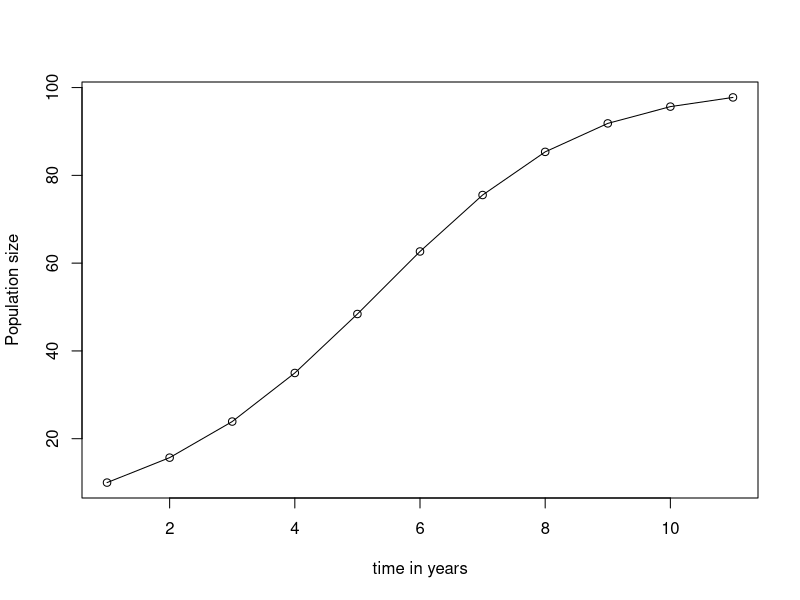
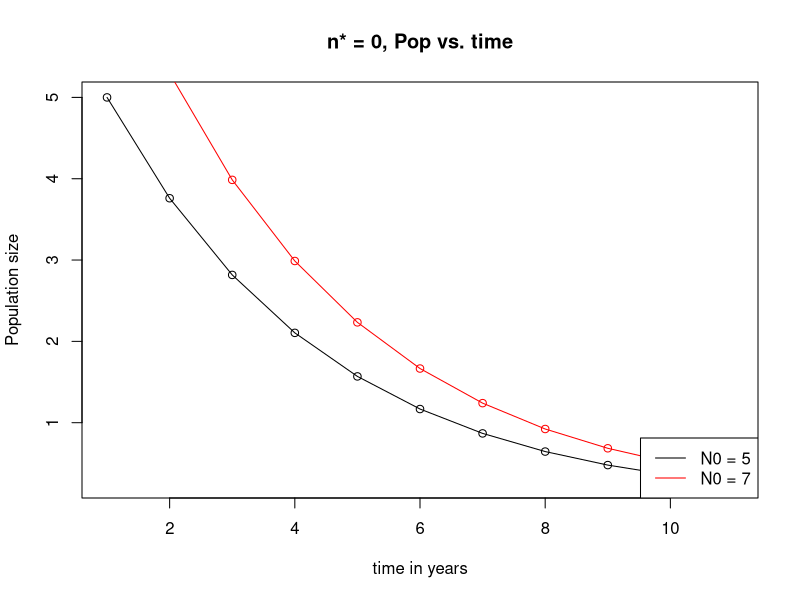
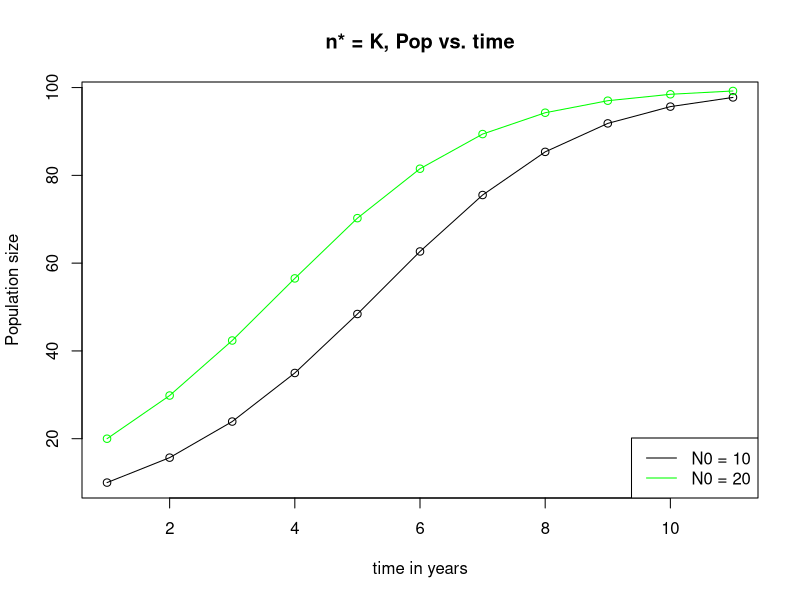
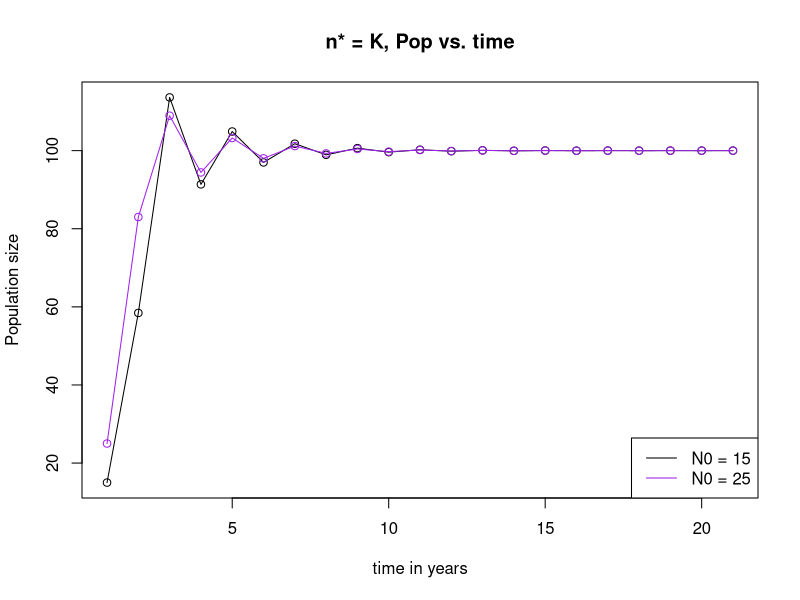
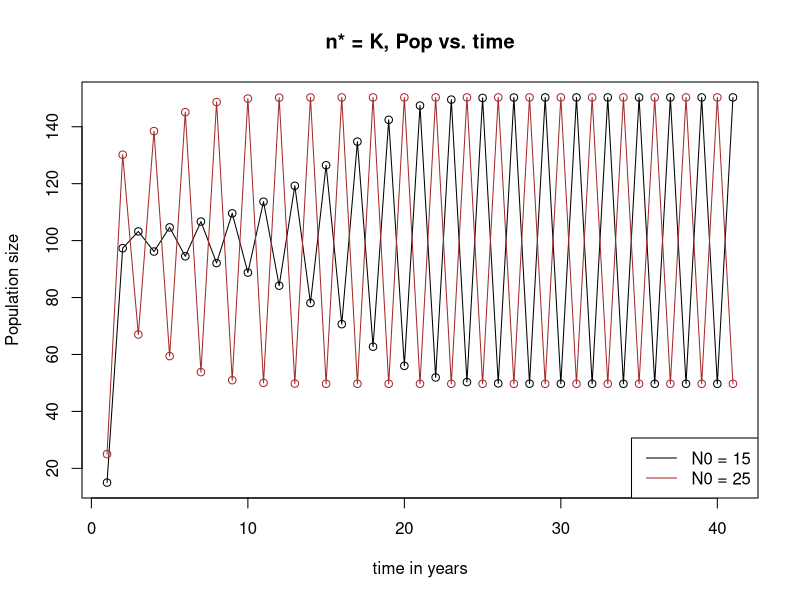
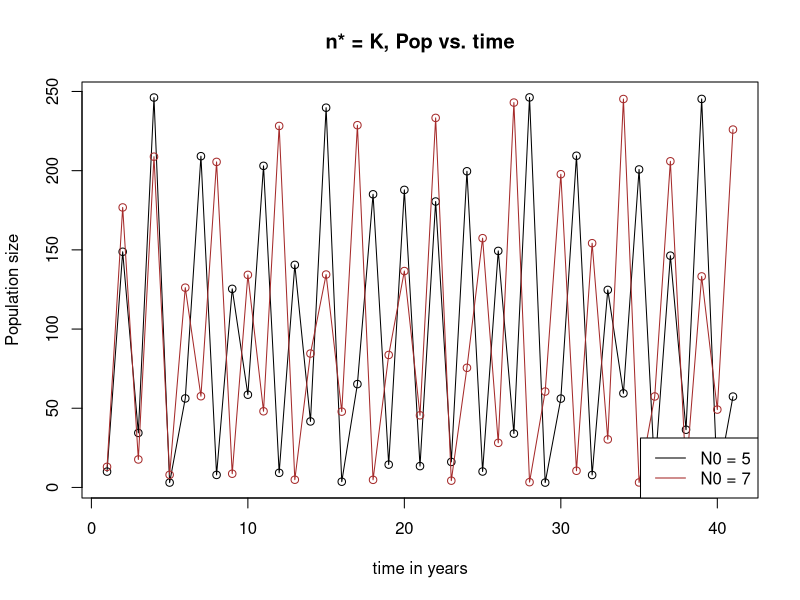

Generate these figures, in order, with R: (Note: this script raises an error after producing the figures.)
#1a. 
x <- seq(15, 75, by = 5)

#1b.
x[3] <- x[3]^2
x[6] <- x[6]^2

#1c.
x[-7]

#1d. 
min(which(x > 42))

#1e. 
c(x[1:5], x[9:13])
c(x[-6:-8])
x[-c(6,7,8)]

#1f. 
c(-sort(-x[which(x> 45)]))

#Question 2a ----------------------------------

r <- 0.5 #setting r to 0.5
K <- 100 # carrying capacity to 50 
popVector <- rep(0, 11) # 10 iteration
popVector[1] <- 10 #default starting with 10 individuals

for(year in seq(1, 10)){
  popVector[year+1] = popVector[year]*exp(r*(1- (popVector[year]/K)))
}
# this is the function

plot(popVector, type = "o",xlab = "time in years", ylab = "Population size")
# plotting it 

#2b. stable equilibrium at n* = 0 -------------------------
r <- -0.3
K <- 100 
popVector <- rep(0, 11) 
popVector1 <- rep(0, 11)
popVector[1] <- 5 

for(year in seq(1, 10)){
  popVector[year+1] = popVector[year]*exp(r*(1- (popVector[year]/K)))
}

plot(popVector, type = "o",xlab = "time in years", ylab = "Population size", main = "n* = 0, Pop vs. time")
popVector1[1] <- 7 #trying different initial population 

for(year in seq(1, 10)){
  popVector1[year+1] = popVector1[year]*exp(r*(1- (popVector1[year]/K)))
}

lines(popVector1, type = "o", col = "red")
legend(x = "bottomright", legend = c("N0 = 5", "N0 = 7"), col = c("black", "red"), lty = 1)


#response: the value of r that seems to give stable equilibrium at n* = 0 
#is any negative rate, so that population tends to 0. 

#2c. stable equilibrium at n* = K----------------------------

r <- 0.5
K <- 100 
popVector <- rep(0, 11) 
popVector[1] <- 10 

for(year in seq(1, 10)){
  popVector[year+1] = popVector[year]*exp(r*(1- (popVector[year]/K)))
}

plot(popVector, type = "o",xlab = "time in years", ylab = "Population size", main = "n* = K, Pop vs. time")

popVector[1] <- 20 #trying different initial population
for(year in seq(1, 10)){
  popVector[year+1] = popVector[year]*exp(r*(1- (popVector[year]/K)))
}
lines(popVector, type = "o", col = "green")
legend(x = "bottomright", legend = c("N0 = 10", "N0 = 20"), col = c("black", "green"), lty = 1)

#response: the value of r that seems to give stable equilibrium at n* = K 
# is 0.5, any value greater than 1.3 is going to give oscillations

#2d. stable equilibrium, decaying oscillations -------------------------

r <- 1.6
K <- 100 
popVector <- rep(0, 21) 
popVector[1] <- 15

for(year in seq(1, 20)){
  popVector[year+1] = popVector[year]*exp(r*(1- (popVector[year]/K)))
}

plot(popVector, type = "o",xlab = "time in years", ylab = "Population size", main = "n* = K, Pop vs. time")

popVector[1] <- 25 #trying different initial population
for(year in seq(1, 20)){
  popVector[year+1] = popVector[year]*exp(r*(1- (popVector[year]/K)))
}
lines(popVector, type = "o", col = "purple")
legend(x = "bottomright", legend = c("N0 = 15", "N0 = 25"), col = c("black", "purple"), lty = 1)

#response: the value of r that seems to give stable equilibrium and decaying oscillations
# is 1.8, converges eventually 

#2e. stable equilibrium, 2 or 4 cycle ----------------------------------

r <- 2.2
K <- 100 
popVector <- rep(0, 41) 
popVector[1] <- 15

for(year in seq(1, 40)){
  popVector[year+1] = popVector[year]*exp(r*(1- (popVector[year]/K)))
}

plot(popVector, type = "o",xlab = "time in years", ylab = "Population size", main = "n* = K, Pop vs. time")

popVector[1] <- 25 #trying different initial population
for(year in seq(1, 40)){
  popVector[year+1] = popVector[year]*exp(r*(1- (popVector[year]/K)))
}
lines(popVector, type = "o", col = "brown")
legend(x = "bottomright", legend = c("N0 = 15", "N0 = 25"), col = c("black", "brown"), lty = 1)

#response: the value of r that seems to give stable equilibrium and regular oscillation
# is 2.2

#2f. Chaos. Demonstrate the ‘extreme sensitivity to initial conditions’ that
#is a hallmark of chaos, by showing how the dynamics of nt can diverge sharply for two
#values of n0 that are very close together.

r <- 3
K <- 100 
popVector <- rep(0, 41) 
popVector[1] <- 10

for(year in seq(1, 40)){
  popVector[year+1] = popVector[year]*exp(r*(1- (popVector[year]/K)))
}

plot(popVector, type = "o",xlab = "time in years", ylab = "Population size", main = "n* = K, Pop vs. time")

popVector[1] <- 13 #trying different initial population
for(year in seq(1, 40)){
  popVector[year+1] = popVector[year]*exp(r*(1- (popVector[year]/K)))
}
lines(popVector, type = "o", col = "brown")
legend(x = "bottomright", legend = c("N0 = 5", "N0 = 7"), col = c("black", "brown"), lty = 1)

#response: the graphs at the end diverges to black line being 50 and the brown line 
#being up to 240. This is demonstrating chaos or extreme sensitivity to initial conditions 
#because we know initial population 5 and 7 are very close to each other
#however, these diffeqs diverges by oscillation

#Question 3: 
install.packages("deSolve")
library("deSolve")

init <- c(S = 9999, I = 1, C = 0, R = 0)
times <- seq(0, 30, 1/52) # here I put 1/52 because weeks 
parms <- c(beta = 0.8, epsilon = 0.03, gamma = 0.25, 
           alpha = 1/52, p = 0.1, sigma = 1/260, theta = 1/260,
           lambda = 1/52)

EpiODE <- function(tt, init, parms){
  dSdt = (-(parms["beta"]*init["S"])*(init["I"] + parms["epsilon"]*init["C"]))/(S + R + I + C)
  + (parms["theta"]*init["S"]) - init["S"]*parms["sigma"]
  
  dIdt = ((parms["beta"]*init["S"])*(init["I"] + parms["epsilon"]*init["C"]))/(S + R + I + C)
  - (parms["gamma"]*init["I"]) - (parms["sigma"]*init["I"]) - (parms["lambda"]*init["I"])
  
  dCdt = (parms["p"]*parms["gamma"]*init["I"]) - (parms["alpha"]*init["C"]) - (parms["sigma"]*init["C"])
  
  dRdt = (1-parms["p"])*parms["gamma"]*init["S"] + parms["alpha"]*init["C"] - init["R"]*parms["sigma"]
  return(list(c(dSdt, dIdt, dCdt, dRdt)))
}

EpiOutput <- lsode(init, times, EpiODE, parms)
head(EpiOutput)

plot(EpiOutput[,1], EpiOutput[,2], type = "o", xlab = "time, in years", ylab = "popSize", main = "PopSize vs. Time")
lines(EpiOutput[,1], EpiOutput[,3], type = "o", xlab = "time", ylab = "popSize", col = "red")
lines(EpiOutput[,1], EpiOutput[,4], type = "o", xlab = "time", ylab = "popSize", col = "green")
lines(EpiOutput[,1], EpiOutput[,5], type = "o", xlab = "time", ylab = "popSize", col = "blue")

legend(x = "bottomright", legend = c("S", "I", "C", "R"), col = c("black", "red", "green", "blue"), lty = 1)
# Now we set birth and death rates to 0 

init <- c(S = 9999, I = 1, C = 0, R = 0)
times <- seq(0, 30, 1/52) # here I put 1/52 because weeks 
parms <- c(beta = 0.8, epsilon = 0.03, gamma = 0.25, 
           alpha = 1/52, p = 0.1, sigma = 0, theta = 0,
           lambda = 0)

EpiODE1 <- function(tt, init, parms){
  dSdt = (-(parms["beta"]*init["S"])*(init["I"] + parms["epsilon"]*init["C"]))/(S + R + I + C)
  + (parms["theta"]*init["S"]) - init["S"]*parms["sigma"]
  
  dIdt = ((parms["beta"]*init["S"])*(init["I"] + parms["epsilon"]*init["C"]))/(S + R + I + C)
  - (parms["gamma"]*init["I"]) - (parms["sigma"]*init["I"]) - (parms["lambda"]*init["I"])
  
  dCdt = (parms["p"]*parms["gamma"]*init["I"]) - (parms["alpha"]*init["C"]) - (parms["sigma"]*init["C"])
  
  dRdt = (1-parms["p"])*parms["gamma"]*init["S"] + parms["alpha"]*init["C"] - init["R"]*parms["sigma"]
  return(list(c(dSdt, dIdt, dCdt, dRdt)))
}

EpiOutput <- lsode(init, times, EpiODE1, parms)
head(EpiOutput)

plot(EpiOutput[,1], EpiOutput[,2], type = "l", xlab = "time, in years", ylab = "popSize", main = "PopSize vs. Time")
lines(EpiOutput[,1], EpiOutput[,3], type = "l", xlab = "time", ylab = "popSize", col = "red")
lines(EpiOutput[,1], EpiOutput[,4], type = "l", xlab = "time", ylab = "popSize", col = "green")
lines(EpiOutput[,1], EpiOutput[,5], type = "l", xlab = "time", ylab = "popSize", col = "blue")



#Response: the biological significance is that the difference is so miniscule that
#we can not noticeably see 6 week's change (because 52*5 = 260) in the SIR model. 
#So without the demographic turnover, we would see similar graphs. 

#part g)--------------------------------------------



init <- c(S = 9999, I = 1, C = 0, R = 0, D =0)
times <- seq(0, 30, 1/52) # here I put 1/52 because weeks 
parms <- c(beta = 0.8, epsilon = 0.03, gamma = 0.25, 
           alpha = 1/52, p = 0.1, sigma = 1/260, theta = 1/260,
           lambda = 1/52)

EpiODE1 <- function(tt, init, parms){
  dSdt = (-(parms["beta"]*init["S"])*(init["I"] + parms["epsilon"]*init["C"]))/(S + R + I + C)
  + (parms["theta"]*init["S"]) - init["S"]*parms["sigma"]
  
  dIdt = ((parms["beta"]*init["S"])*(init["I"] + parms["epsilon"]*init["C"]))/(S + R + I + C)
  - (parms["gamma"]*init["I"]) - (parms["sigma"]*init["I"]) - (parms["lambda"]*init["I"])
  
  dCdt = (parms["p"]*parms["gamma"]*init["I"]) - (parms["alpha"]*init["C"]) - (parms["sigma"]*init["C"])
  
  dRdt = (1-parms["p"])*parms["gamma"]*init["S"] + parms["alpha"]*init["C"] - init["R"]*parms["sigma"]
  
  dDdt = parms["lambda"]*init["I"]
  
  return(list(c(dSdt, dIdt, dCdt, dRdt, dDdt)))
}

EpiOutput <- lsode(init, times, EpiODE1, parms)
head(EpiOutput)

plot(EpiOutput[,1], EpiOutput[,2], type = "l", xlab = "time, in years", ylab = "popSize", main = "PopSize vs. Time")
lines(EpiOutput[,1], EpiOutput[,3], type = "l", xlab = "time", ylab = "popSize", col = "red")
lines(EpiOutput[,1], EpiOutput[,4], type = "l", xlab = "time", ylab = "popSize", col = "green")
lines(EpiOutput[,1], EpiOutput[,5], type = "l", xlab = "time", ylab = "popSize", col = "blue")
lines(EpiOutput[,1], EpiOutput[,6], type = "l", xlab = "time", ylab = "popSize", col = "brown")


#Question 4-----------------
#a. I decided to translate this question into an ODE model

init <- c(P1 = 500, P2 = 500, E = 1000)
times <- seq(0, 50, 0.5) 
parms <- c(beta1 = 0.5, beta2 = 0.6, beta3 = 0.4, alpha1 = 0.4, 
           alpha2 = 0.25, alpha3 = 0.3, r1 = 0.2, r2 = 0.8, s1 = 0.3)

predODE <- function(tt, init, parms){
  
  dP1dt = parms["beta1"]*init["P1"] - parms["alpha1"]*init["P1"] + init["E"]*parms["r1"] - parms["s1"]*init["P1"]
  dP2dt = parms["s1"]*init["P1"] + parms["beta2"]*init["P2"] + parms["r2"]*init["E"] - parms["alpha2"]*init["P2"]
  dEdt = parms["beta3"]*init["E"] - parms["alpha3"]*init["E"] - parms["r1"]*init["E"] - parms["r2"]*init["E"]
  
  return(list(c(dP1dt, dP2dt, dEdt)))
}

predOutput <- lsode(init, times, predODE, parms)
head(predOutput)

plot(predOutput[,1], predOutput[,2], type = "o", xlab = "time, in years", ylab = "popSize", main = "PopSize vs. Time")
lines(predOutput[,1], predOutput[,3], type = "o", xlab = "time", ylab = "popSize", col = "red")
lines(predOutput[,1], predOutput[,4], type = "o", xlab = "time", ylab = "popSize", col = "green")

##here alpha's are death rates, beta's are birth rates, r is predation rate, s is the conversion of per predator killed to species
## baby generated coefficient. 
## what I am seeing is that usually the stronger predator's population will take off
## essentially, the prey and predator1 will diminish to 0, as shown in this graph. 
